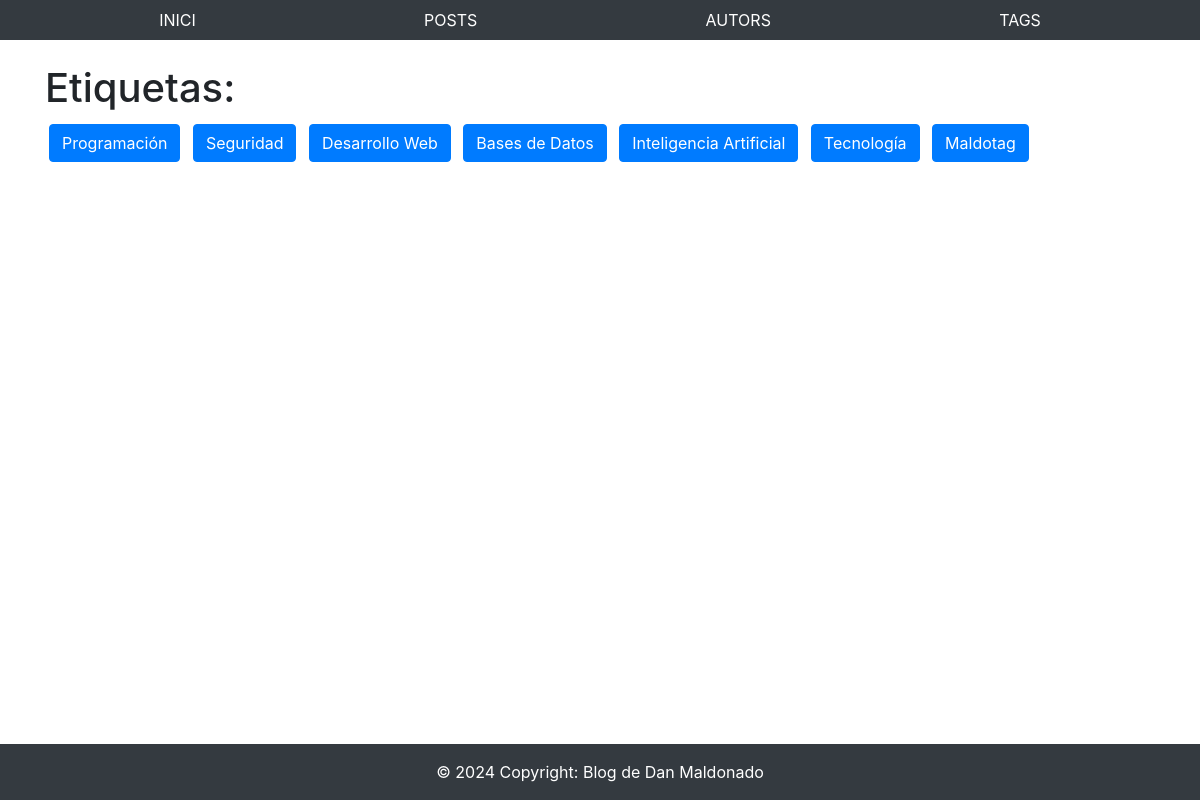
The app's page /tags/ with its own data.
### blog/models.py (models this page shows, shortened)
class Tag(models.Model):
    caption = models.CharField(max_length=50, validators=[MinLengthValidator(1), MaxLengthValidator(50)])

### blog/views.py (the view)
# urls.py: path('tags/', views.tag_list, name='tag_list'),
def tag_list(request):
    tags = Tag.objects.all()
    return render(request, 'my_site/all_tags.html', {'tags': tags})

### blog/templates/my_site/all_tags.html (shortened to what this page needs)
{% extends 'base.html' %}
{% load static %}
{% block content %}
<div class="container mt-4">
    <h1>Etiquetas:</h1>
    <div class="row">
        <div class="col-12">
            {% for tag in tags %}
                <a href="{% url 'tag_posts' tag.id %}" class="btn btn-primary m-1">{{ tag.caption }}</a>
            {% endfor %}
        </div>
    </div>
</div>
{% endblock %}

### records on screen
Tag: caption "Programación"
Tag: caption "Seguridad"
Tag: caption "Desarrollo Web"
Tag: caption "Bases de Datos"
Tag: caption "Inteligencia Artificial"
Tag: caption "Tecnología"
Tag: caption "Maldotag"
